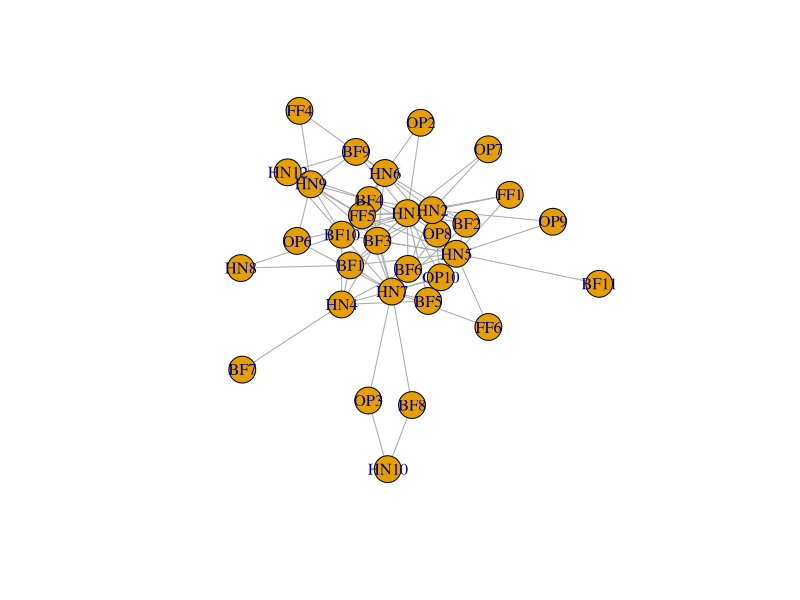
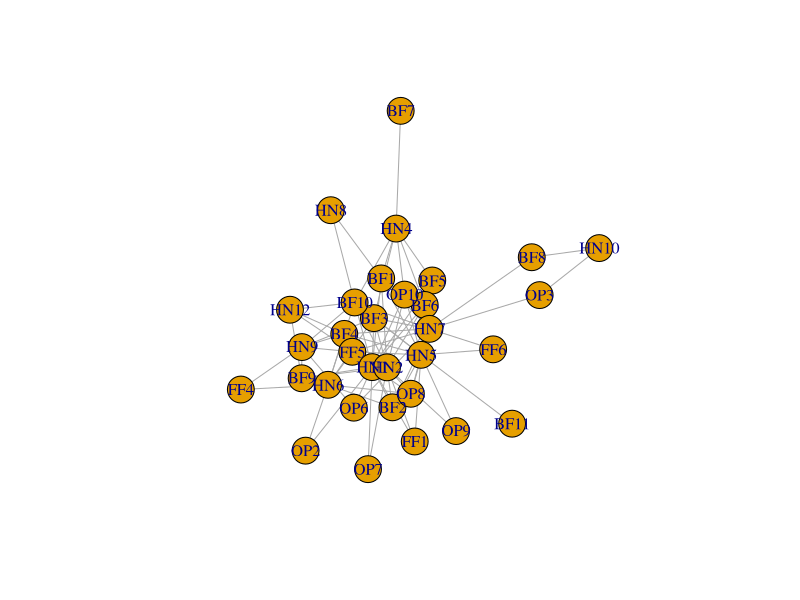

The R script that drew these images, in order:

setwd(readClipboard())
getwd()

library(igraph)
library(Hmisc)


N_PP1<- read.delim('MeanN_HN.txt', row.name = 1, check.names = FALSE)
dim(N_PP1)
head(N_PP1)
N_PP <- t(N_PP1)
dim(N_PP)
N_PP_corr <- rcorr(N_PP, type = 'spearman')
N_PP_corr
r <- N_PP_corr$r
r[abs(r) < 0.6] <- 0
r[r > 0] <- 0
p <- N_PP_corr$P
write.csv(p,"MeanNaHN_p.csv")

p <- p.adjust(p, method = 'BH')    
p[p>=0.05] <- -1
p[p<0.05 & p>=0] <- 1
p[p==-1] <- 0

z <- r * p
diag(z) <- 0
head(z)[1:6,1:6]
##write.table(data.frame(z, check.names = FALSE), 'MeanNaHN.matrix.txt',col.names = NA, sep = '\t', quote = FALSE)
##Check the matrix,and modify the format of the matrix
A1<- read.delim('MeanNaHN.matrix.txt', row.name = 1, check.names = FALSE)
dim(A1)
head(A1)
A <- as.matrix(A1)
igraph <- graph.adjacency(A, weighted = TRUE, mode = 'undirected')#weighted是加权
igraph
vcount(igraph)
igraph <- delete.vertices(igraph, names(degree(igraph)[degree(igraph) == 0]))
vcount(igraph)
E(igraph)$correlation <- E(igraph)$weight
E(igraph)$weight <- abs(E(igraph)$weight)
plot(igraph)

adj_matrix <- as.matrix(get.adjacency(igraph, attr = 'correlation'))
write.table(data.frame(adj_matrix, check.names = FALSE), 'MeanNaHN_network.adj_matrix.txt', col.names = NA, sep = '\t', quote = FALSE)

tax <- read.delim('MeanNaHN_group.txt', row.name = 1,
                  check.names = FALSE, stringsAsFactors = FALSE)
head(tax)
tax <- tax[as.character(V(igraph)$name), ]
head(tax)

V(igraph)$Genus <- tax$genus
V(igraph)$Group <- tax$group
igraph
plot(igraph)

edge <- data.frame(as_edgelist(igraph))
edge_list <- data.frame(
  source = edge[[1]],
  target = edge[[2]],
  weight = E(igraph)$weight,
  correlation = E(igraph)$correlation
)

head(edge_list)
write.table(edge_list, 'MeanNaHN.edge_list.txt', sep = '\t', row.names = FALSE, quote = FALSE)

node_list <- data.frame(
  label = names(V(igraph)),
  genus = V(igraph)$Genus,
  group = V(igraph)$Group)
head(node_list)
write.table(node_list, 'MeanNaHN.node_list.txt', sep = '\t', row.names = FALSE, quote = FALSE)
